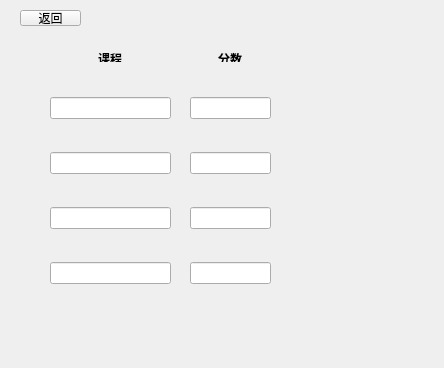
<?xml version="1.0" encoding="UTF-8"?>
<ui version="4.0">
 <class>ConsultScore</class>
 <widget class="QWidget" name="ConsultScore">
  <property name="geometry">
   <rect>
    <x>0</x>
    <y>0</y>
    <width>444</width>
    <height>368</height>
   </rect>
  </property>
  <property name="windowTitle">
   <string>Form</string>
  </property>
  <widget class="QPushButton" name="Return">
   <property name="geometry">
    <rect>
     <x>20</x>
     <y>10</y>
     <width>61</width>
     <height>16</height>
    </rect>
   </property>
   <property name="text">
    <string>返回</string>
   </property>
  </widget>
  <widget class="QLabel" name="label">
   <property name="geometry">
    <rect>
     <x>90</x>
     <y>50</y>
     <width>40</width>
     <height>12</height>
    </rect>
   </property>
   <property name="text">
    <string>&lt;html&gt;&lt;head/&gt;&lt;body&gt;&lt;p align=&quot;center&quot;&gt;&lt;span style=&quot; font-weight:700;&quot;&gt;课程&lt;/span&gt;&lt;/p&gt;&lt;/body&gt;&lt;/html&gt;</string>
   </property>
  </widget>
  <widget class="QLabel" name="label_2">
   <property name="geometry">
    <rect>
     <x>210</x>
     <y>50</y>
     <width>40</width>
     <height>12</height>
    </rect>
   </property>
   <property name="text">
    <string>&lt;html&gt;&lt;head/&gt;&lt;body&gt;&lt;p align=&quot;center&quot;&gt;&lt;span style=&quot; font-weight:700;&quot;&gt;分数&lt;/span&gt;&lt;/p&gt;&lt;/body&gt;&lt;/html&gt;</string>
   </property>
  </widget>
  <widget class="QWidget" name="">
   <property name="geometry">
    <rect>
     <x>50</x>
     <y>70</y>
     <width>121</width>
     <height>241</height>
    </rect>
   </property>
   <layout class="QVBoxLayout" name="verticalLayout">
    <item>
     <widget class="QLineEdit" name="course1"/>
    </item>
    <item>
     <widget class="QLineEdit" name="course2"/>
    </item>
    <item>
     <widget class="QLineEdit" name="course3"/>
    </item>
    <item>
     <widget class="QLineEdit" name="course4"/>
    </item>
   </layout>
  </widget>
  <widget class="QWidget" name="">
   <property name="geometry">
    <rect>
     <x>190</x>
     <y>70</y>
     <width>81</width>
     <height>241</height>
    </rect>
   </property>
   <layout class="QVBoxLayout" name="verticalLayout_2">
    <item>
     <widget class="QLineEdit" name="score1"/>
    </item>
    <item>
     <widget class="QLineEdit" name="score2"/>
    </item>
    <item>
     <widget class="QLineEdit" name="score3"/>
    </item>
    <item>
     <widget class="QLineEdit" name="score4"/>
    </item>
   </layout>
  </widget>
 </widget>
 <resources/>
 <connections/>
</ui>
